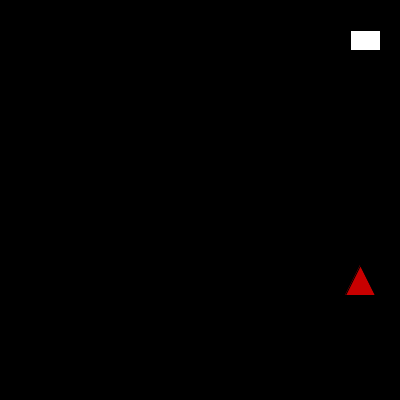
Frame 1 (no input)
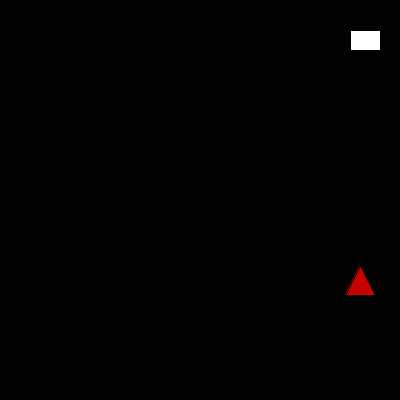
Frame 60 (the mouse pressed at the canvas centre just before this capture)
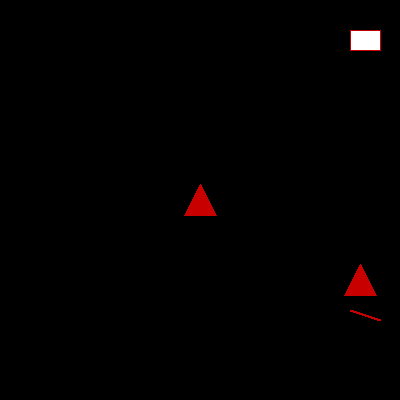
Frame 120 (the mouse held since frame 60 and released just before this capture)

The Processing sketch that drew these frames (run headless with seeded random() and noise(); from frame 60 on, the mouse is pressed at the canvas centre):

// Processing sketch: John_Finley_Shape
// ── John_Finley_Shape.pde
// John Finley
// jpfinley@gmail.com

// Programming Lab 2

int whichShape = 0;

void setup() {
  size(400, 400);
  background(0);
  smooth();
}

void draw() {

  // Paint when the mouse is pressed
  if((mousePressed) && (mouseX < 340)) {      
    if(whichShape == 0) {
      stroke(200,0,0);
      fill(200,0,0);
      triangle(mouseX, mouseY-15, mouseX+15, mouseY+15, mouseX-15, mouseY+15);
    } 
    else if(whichShape == 1) {
      stroke(0,200,0);
      fill(0,200,0);
      line(mouseX, mouseY, mouseX+30, mouseY+10);      
    } 
  }

  // Draw the Clear Button
  fill(255);
  rect(350, 30, 30, 20);

  // Draw Shape 0 Button
  fill(200,0,0);
  triangle(360, 265, 375, 295, 345, 295);

  // Draw Shape 1 Button
  fill(0,200,0);
  line(350, 310, 380, 320);


  // Check for the click on the clear button
  if( (mousePressed) && (mouseX > 350) && (mouseX < 380) && (mouseY > 30) && (mouseY < 50) ) {
    // Refresh your screen here  
    background(0);
  }

  // Check for the click on the shape 0 button
  if( (mousePressed) && (mouseX > 350) && (mouseX < 380) && (mouseY > 280) && (mouseY < 300) ) {
    whichShape = 0;
  }

  // Check for the click on the shape 1 button
  if( (mousePressed) && (mouseX > 350) && (mouseX < 380) && (mouseY > 310) && (mouseY < 330) ) {
    whichShape = 1;
  }  
}
